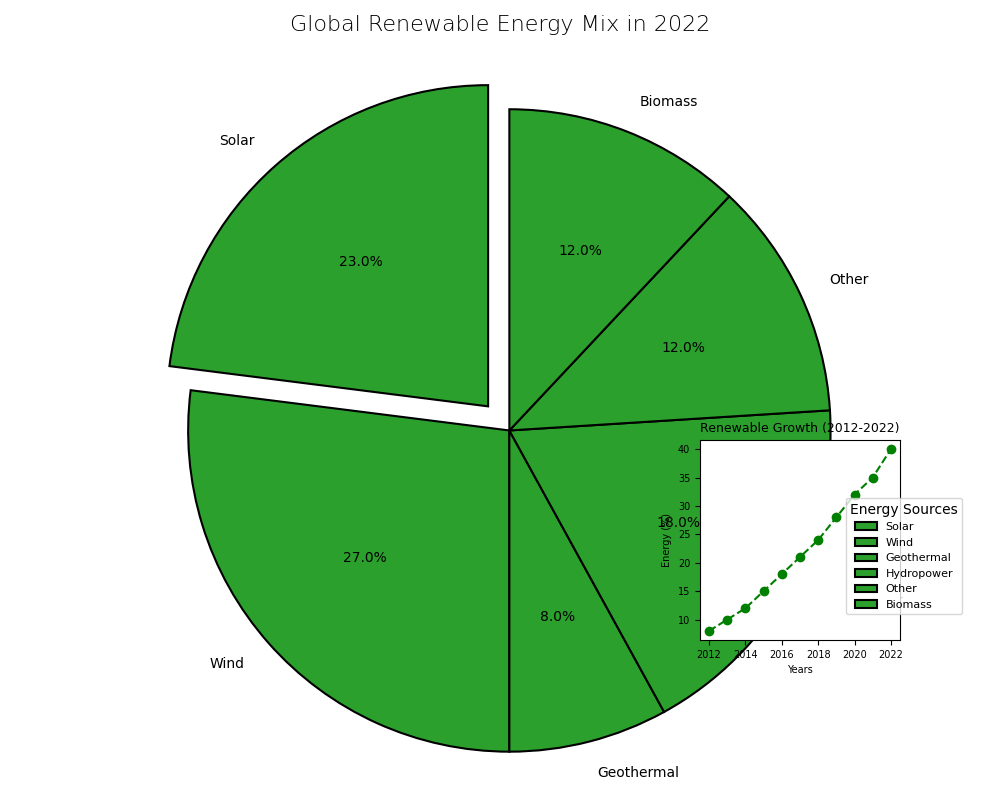

Write the Python code that produced this figure.
import matplotlib.pyplot as plt
import numpy as np

energy_sources = ['Solar', 'Wind', 'Geothermal', 'Hydropower', 'Other', 'Biomass']
percentages = [23, 27, 8, 18, 12, 12]

single_color = '#2ca02c'  # Consistent color for all data groups

explode = (0.1, 0, 0, 0, 0, 0)

fig, ax = plt.subplots(figsize=(10, 8))

wedges, texts, autotexts = ax.pie(
    percentages,
    labels=energy_sources,
    autopct='%1.1f%%',
    startangle=90,
    colors=[single_color] * len(energy_sources),  # Apply single color
    explode=explode,
    wedgeprops={'edgecolor': 'black', 'linewidth': 1.5}
)

ax.set_title(
    "Global Renewable Energy Mix in 2022",
    fontsize=16, fontweight='light', pad=15
)
plt.setp(autotexts, size=10, weight='normal', color='black')
plt.setp(texts, size=10)

ax.axis('equal')

years = np.arange(2012, 2023)
growth = [8, 10, 12, 15, 18, 21, 24, 28, 32, 35, 40]

ax_inset = fig.add_axes([0.7, 0.2, 0.2, 0.25])
ax_inset.plot(years, growth, linestyle='--', marker='o', color='green')
ax_inset.set_title("Renewable Growth (2012-2022)", fontsize=9)
ax_inset.set_ylabel("Energy (%)", fontsize=7)
ax_inset.set_xlabel("Years", fontsize=7)
ax_inset.tick_params(axis='both', labelsize=7)

plt.legend(wedges, energy_sources, title="Energy Sources", loc="lower left", bbox_to_anchor=(0.7, 0.1, 0.5, 1), fontsize=8)

plt.tight_layout()
plt.show()
